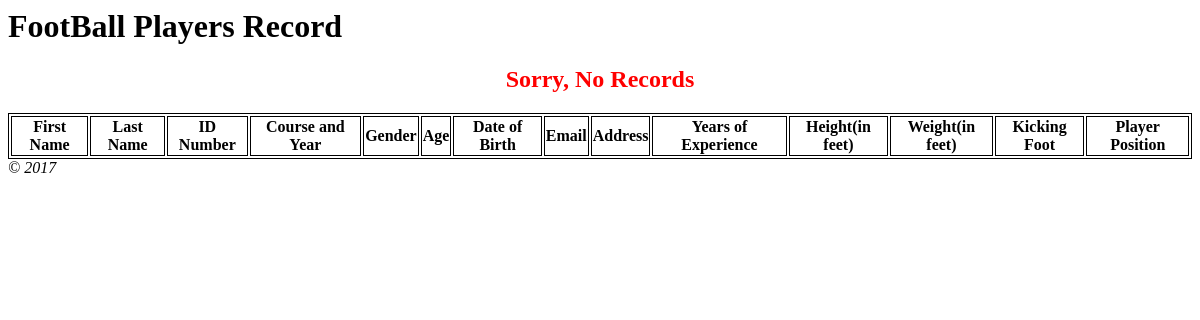
/index.php/football/view, run on an earlier commit of the app's database.
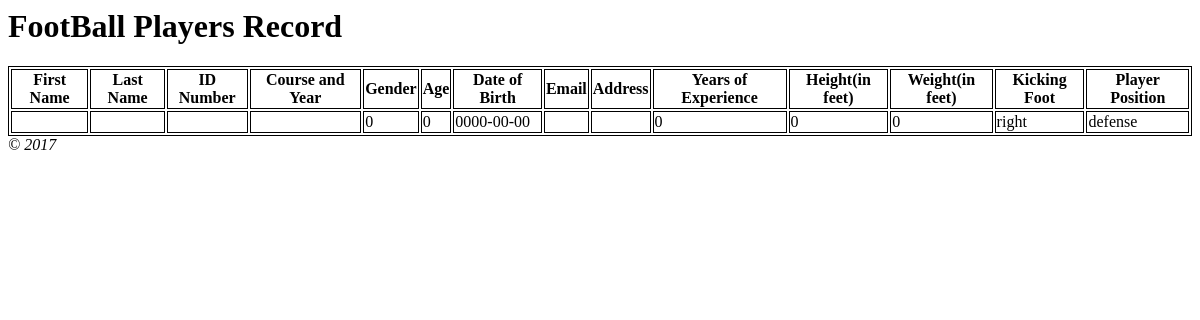
And on a later commit of the database.
### tables this page shows
CREATE TABLE `football` (
  `id` int(12) NOT NULL,
  `id_num` varchar(255) NOT NULL,
  `first_name` varchar(255) NOT NULL,
  `last_name` varchar(255) NOT NULL,
  `age` int(255) NOT NULL,
  `birthdate` date NOT NULL,
  `phone_number` varchar(255) NOT NULL,
  `email` varchar(255) NOT NULL,
  `address` varchar(255) NOT NULL,
  `years_experience` int(255) NOT NULL,
  `height` int(255) NOT NULL,
  `weight` int(255) NOT NULL,
  `kickingfoot` varchar(255) NOT NULL,
  `player_position` varchar(255) NOT NULL,
  `player_experience` varchar(255) NOT NULL,
  `rank_experience` longtext NOT NULL,
  `remarks` varchar(255) NOT NULL,
  `course_year` varchar(255) NOT NULL,
  `created_at` date NOT NULL,
  `gender` int(128) NOT NULL
);

### application/controllers/Football.php (called while the page is built, shortened)
<?php
	class Football extends CI_Controller {
		public function __construct() {
		        $this->load->model('Football_model');
		    }
		function view() {
			$data = array();
			if($query = $this->Football_model->get_records()) {
				$data['records'] = $query;
			}
		$data['title'] = 'FootBall Players Record';
			$this->load->view("templates/header",$data);
			$this->load->view("players/football_view", $data);
			$this->load->view("templates/footer");
		}
	}

### index.php (called while the page is built, shortened)
<?php
require_once BASEPATH.'core/CodeIgniter.php';

### application/models/Football_model.php (called while the page is built, shortened)
<?php
	class Football_model extends CI_Model {
		function get_records() {
			$query = $this->db->get('football');
			return $query->result();
		}
	}

### application/views/players/Football_view.php (the view, shortened to what this page needs)
</head>
<body>
	<table>
		  <tr>
		  	<th>First Name</th>
		    <th>Last Name</th>
		    <th>ID Number</th>
		    <th>Course and Year</th>
		    <th>Gender</th>
		    <th>Age</th>
		    <th>Date of Birth</th>
		    <th>Email</th>
		    <th>Address</th>
		    <th>Years of Experience</th>
		    <th>Height(in feet)</th>
		    <th>Weight(in feet)</th>
		    <th>Kicking Foot</th>
		    <th>Player Position</th>
		  </tr>
		  	<?php if(isset($records)) : foreach ($records as $rows) :?>
		  <tr>
		  	<td><?php echo $rows->first_name; ?></td>
		    <td><?php echo $rows->last_name; ?></td>
		    <td><?php echo $rows->id_num; ?></td>
		    <td><?php echo $rows->course_year; ?></td>
		    <td><?php echo $rows->gender; ?></td>
		    <td><?php echo $rows->age; ?></td>
		    <td><?php echo $rows->birthdate; ?></td>
		    <td><?php echo $rows->email; ?></td>
		    <td><?php echo $rows->address; ?></td>
		    <td><?php echo $rows->years_experience; ?></td>
		    <td><?php echo $rows->height; ?></td>
		    <td><?php echo $rows->weight; ?></td>
		    <td><?php echo $rows->kickingfoot; ?></td>
		    <td><?php echo $rows->player_position; ?></td>
		  </tr>
		  <?php endforeach; ?>
		  			<?php else: ?>
			<center><h2 style="color:red;">Sorry, No Records</h2></center>
			<?php endif; ?>
	</table>

What changed in the data, as far as the page shows it:
added football: gender "0", age "0", birthdate "0000-00-00", years_experience "0", height "0", weight "0", kickingfoot "right", player_position "defense"
Also different on the page:
text no longer shown: "Sorry, No Records"
